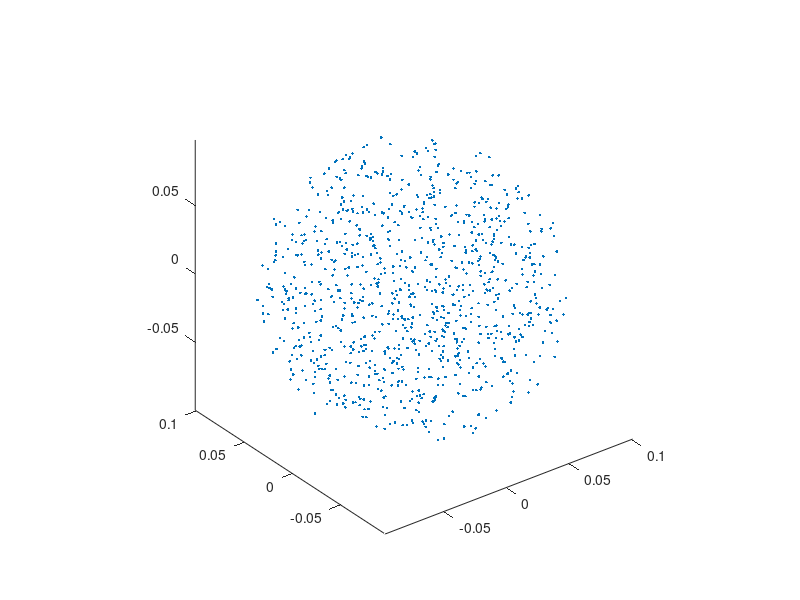
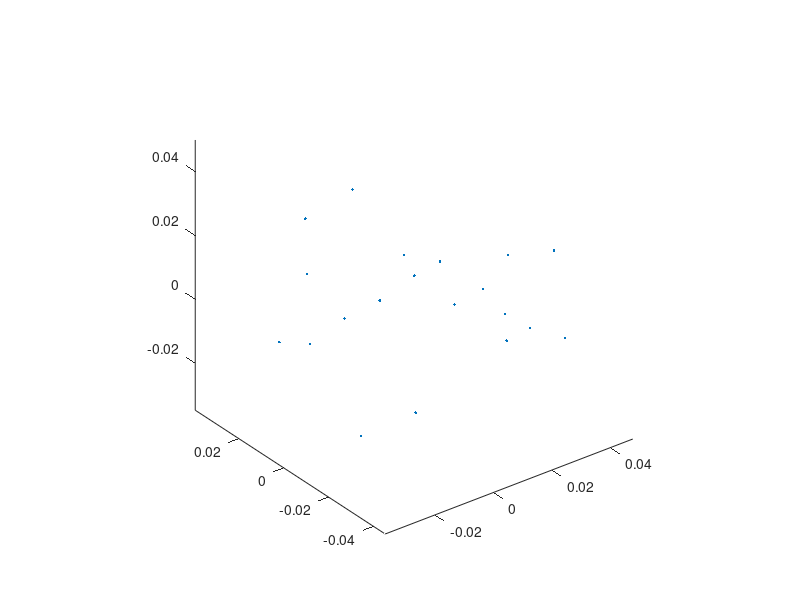

These figures' MATLAB source, in order:
% RN@HMS Prince of Wales
% 07/05/18

% Generate points in a sphere region of PSM1 frame, then convert the points to
% PSM2 frame. 

%%
clc
close all
clear all

%% FILL IN THE TF INFO HERE
% Update every time
affine_psm2_wrt_psm1 = [
   -0.1888    0.6128   -0.7674   -0.1769
   -0.5612    0.5740    0.5964    0.0625
    0.8059    0.5432    0.2355   -0.0981
         0         0         0    1.0000
];

affine_psm1_wrt_psm2 = inv(affine_psm2_wrt_psm1);

%%
% Save this as a show case
rng(0,'twister')
rvals = 2*rand(1000,1)-1;
elevation = asin(rvals);
azimuth = 2*pi*rand(1000,1);
radii = 0.1*(rand(1000,1).^(1/3));
[x,y,z] = sph2cart(azimuth,elevation,radii);
figure
plot3(x,y,z,'.')
axis equal

%% PSM 1 sphere (range)
centre = [-0.12 0.12 -0.12];
% Use the following as actual trajectory
rng(0,'twister')
rvals = 2*rand(20,1)-1;
elevation = asin(rvals);
azimuth = 2*pi*rand(20,1);
radii = 0.05*(rand(20,1).^(1/3));
[x,y,z] = sph2cart(azimuth,elevation,radii);
psm1_pts = [x,y,z];
psm1_pts = psm1_pts + repmat(centre, 20 ,1);
figure
plot3(x,y,z,'.')
axis equal

for i = 1:20
    
   psm1_pt(1,1:3) =  psm1_pts(i,:);
   psm1_pt(1,4) = 1;
    
   psm2_pt = affine_psm1_wrt_psm2 * transpose(psm1_pt);
   psm2_pt = psm2_pt';
   psm2_pts(i,:) = psm2_pt(1,1:3);
    
end

%% Printing on Screen
time = 10;
count = 1;
for i = 1:20
    
     disp(strcat(num2str(psm1_pts(i,1)), ',  ',num2str(psm1_pts(i,2)), ',  ' ,num2str(psm1_pts(i,3)), ',0,1,0, 0, 0, -1, -1,', ...
         num2str(psm2_pts(i,1)) ,', ', num2str(psm2_pts(i,2)), ', ', num2str(psm2_pts(i,3)), ', 0,1,0, 0, 0, -1, 0,',   num2str(time)));
     disp(strcat(num2str(psm1_pts(i,1)), ',  ',num2str(psm1_pts(i,2)), ',  ' ,num2str(psm1_pts(i,3)), ',0,1,0, 0, 0, -1, -1,', ...
         num2str(psm2_pts(i,1)) ,', ', num2str(psm2_pts(i,2)), ', ', num2str(psm2_pts(i,3)), ', 0,1,0, 0, 0, -1, 0,',   num2str(time + 4)));     
     time = time + 8;

%      pts_generated_cube(count,:) = [(x+i*0.01) (y+j*0.01) (z+k*0.01)];
     count = count + 1;
    
    
end




